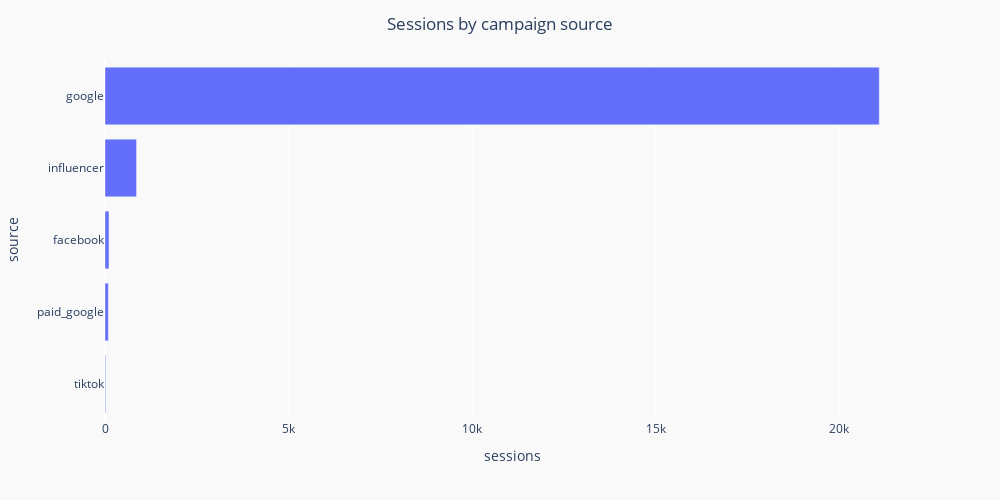

The code cell stored with this chart in its notebook:
### Code cell
make_bars(df)

### Figure 1 — Plotly figure (JSON) as saved in the notebook; plotly's stock layout.template omitted (floating-point values rounded to 4 significant figures)
{"data": [{"alignmentgroup": "True", "hovertemplate": "sessions=%{x}<br>source=%{y}<extra></extra>", "legendgroup": "", "marker": {"color": "#636efa", "pattern": {"shape": ""}}, "name": "", "offsetgroup": "", "orientation": "h", "showlegend": false, "textposition": "auto", "type": "bar", "x": [18, 90, 108, 857, 21092], "xaxis": "x", "y": ["tiktok", "paid_google", "facebook", "influencer", "google"], "yaxis": "y"}], "layout": {"barmode": "group", "height": 500, "legend": {"tracegroupgap": 0}, "margin": {"t": 60}, "paper_bgcolor": "#F9F9F9", "plot_bgcolor": "#F9F9F9", "title": {"text": "Sessions by campaign source", "x": 0.5}, "width": 1000, "xaxis": {"anchor": "y", "domain": [0, 1], "title": {"text": "sessions"}}, "yaxis": {"anchor": "x", "domain": [0, 1], "title": {"text": "source"}}}}
